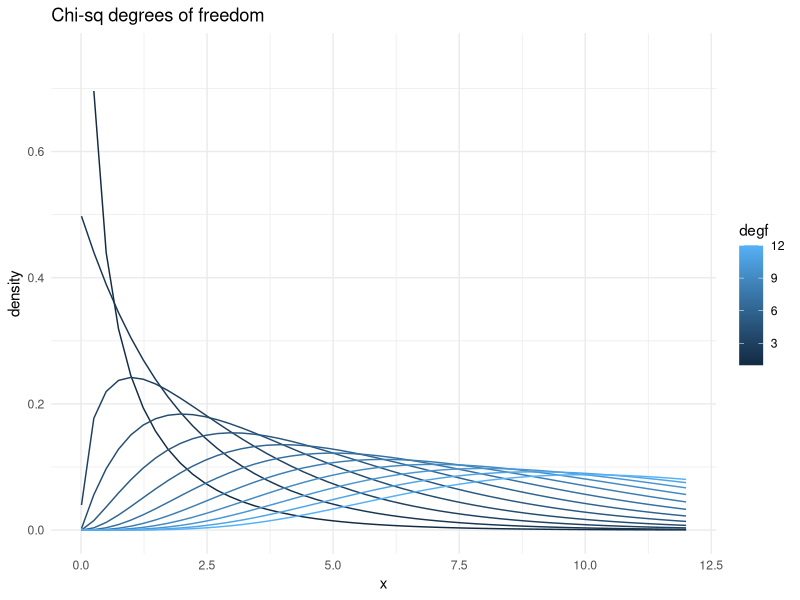
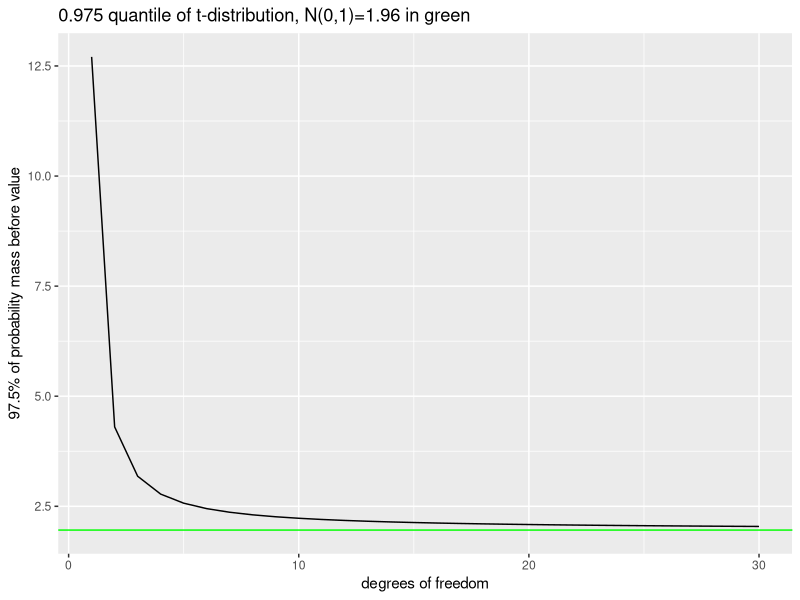

Recreate these plots in R, in order.
## ---- chunk 1
library(ggplot2)

dataf <- data.frame(x=rep(seq(from=0.01, to=12, length.out=50), times=12), degf=rep(1:12, each=50)) 
  
dataf$density <- apply(dataf, 1, function(x) dchisq(x[1],x[2]))

p <- ggplot(dataf,aes(x=x,y=density, group=degf, color=degf)) +
  geom_line() +
  ylim(0,0.75) + theme_minimal() +
  labs(title = "Chi-sq degrees of freedom")
p
## ---- chunk 2
library(ggplot2)

tquant <- qt(0.975,1:30)
tdata <- data.frame(tquant,degfree=1:30)
q <- ggplot(tdata,aes(x=degfree, y=tquant)) +
  geom_line() +
  geom_hline(yintercept = qnorm(0.975),colour='green') +
  labs(title="0.975 quantile of t-distribution, N(0,1)=1.96 in green") +
  xlab("degrees of freedom") + ylab("97.5% of probability mass before value")
q
